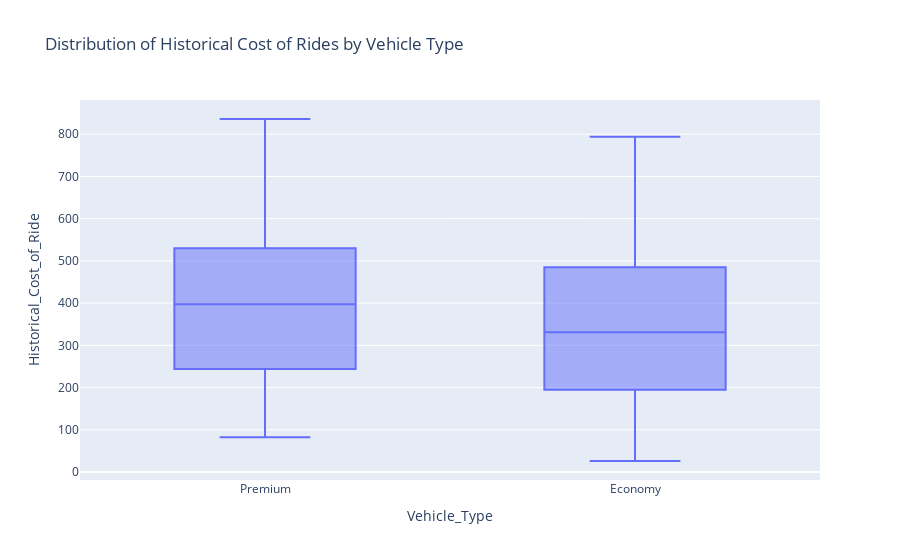

Source (notebook cell):
### Code cell
# distribution of the historical cost of rides based on the vehicle type
fig = px.box(df, x='Vehicle_Type', y='Historical_Cost_of_Ride', 
             title='Distribution of Historical Cost of Rides by Vehicle Type')
fig.show()
fig.write_html('plots/Distribution_of_Historical_Cost_of_Rides_by_Vehicle_Type.html')

### Figure 1 — Plotly figure (JSON) as saved in the notebook; plotly's stock layout.template omitted (floating-point values rounded to 4 significant figures; data arrays with more than 128 entries replaced by an {"elided": "..."} marker saying what was removed)
{"data": [{"alignmentgroup": "True", "hovertemplate": "Vehicle_Type=%{x}<br>Historical_Cost_of_Ride=%{y}<extra></extra>", "legendgroup": "", "marker": {"color": "#636efa"}, "name": "", "notched": false, "offsetgroup": "", "orientation": "v", "showlegend": false, "type": "box", "x": {"elided": "1000 str values"}, "x0": " ", "xaxis": "x", "y": {"elided": "1000 float values"}, "y0": " ", "yaxis": "y"}], "layout": {"boxmode": "group", "legend": {"tracegroupgap": 0}, "title": {"text": "Distribution of Historical Cost of Rides by Vehicle Type"}, "xaxis": {"anchor": "y", "domain": [0, 1], "title": {"text": "Vehicle_Type"}}, "yaxis": {"anchor": "x", "domain": [0, 1], "title": {"text": "Historical_Cost_of_Ride"}}}}
